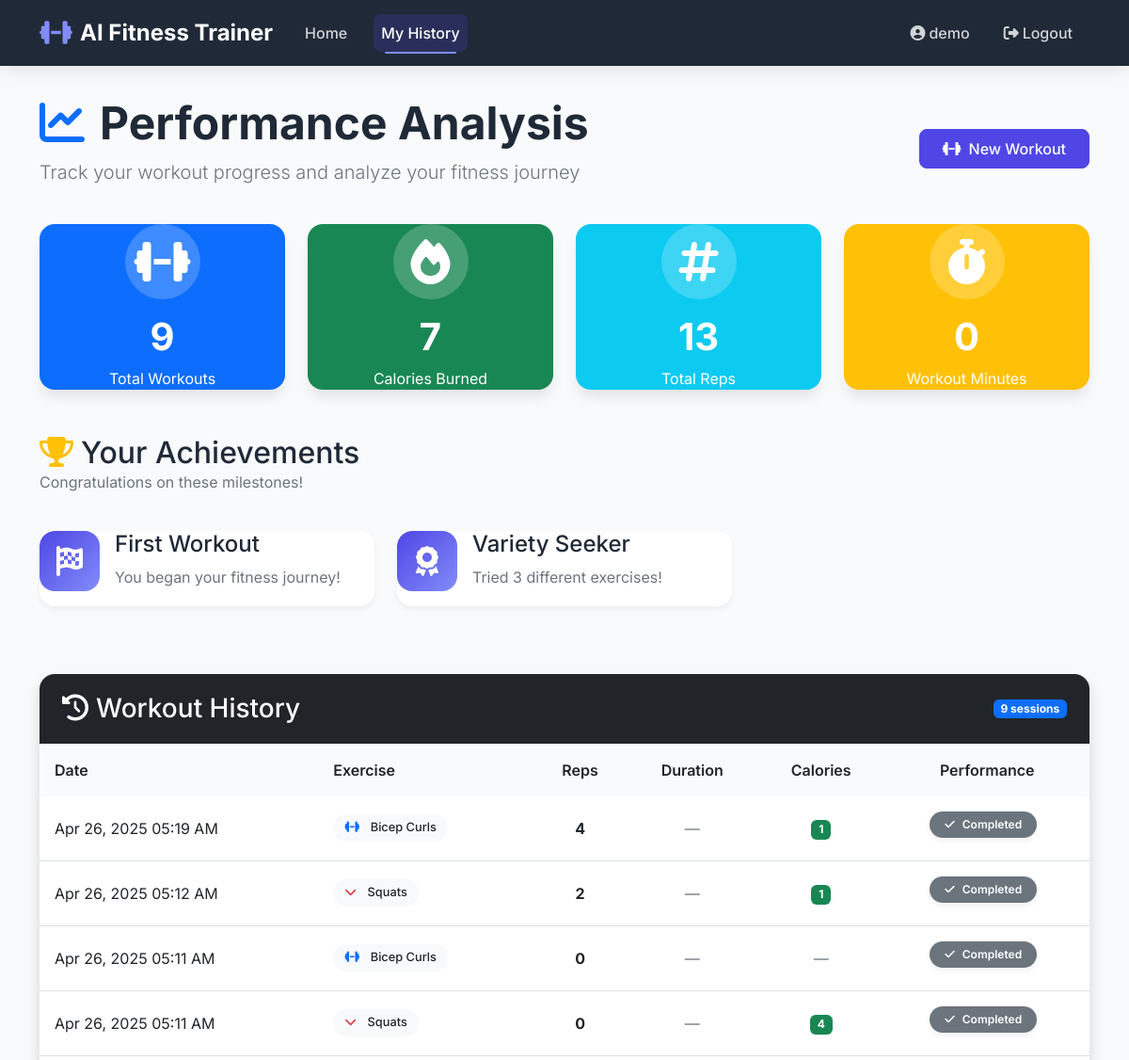
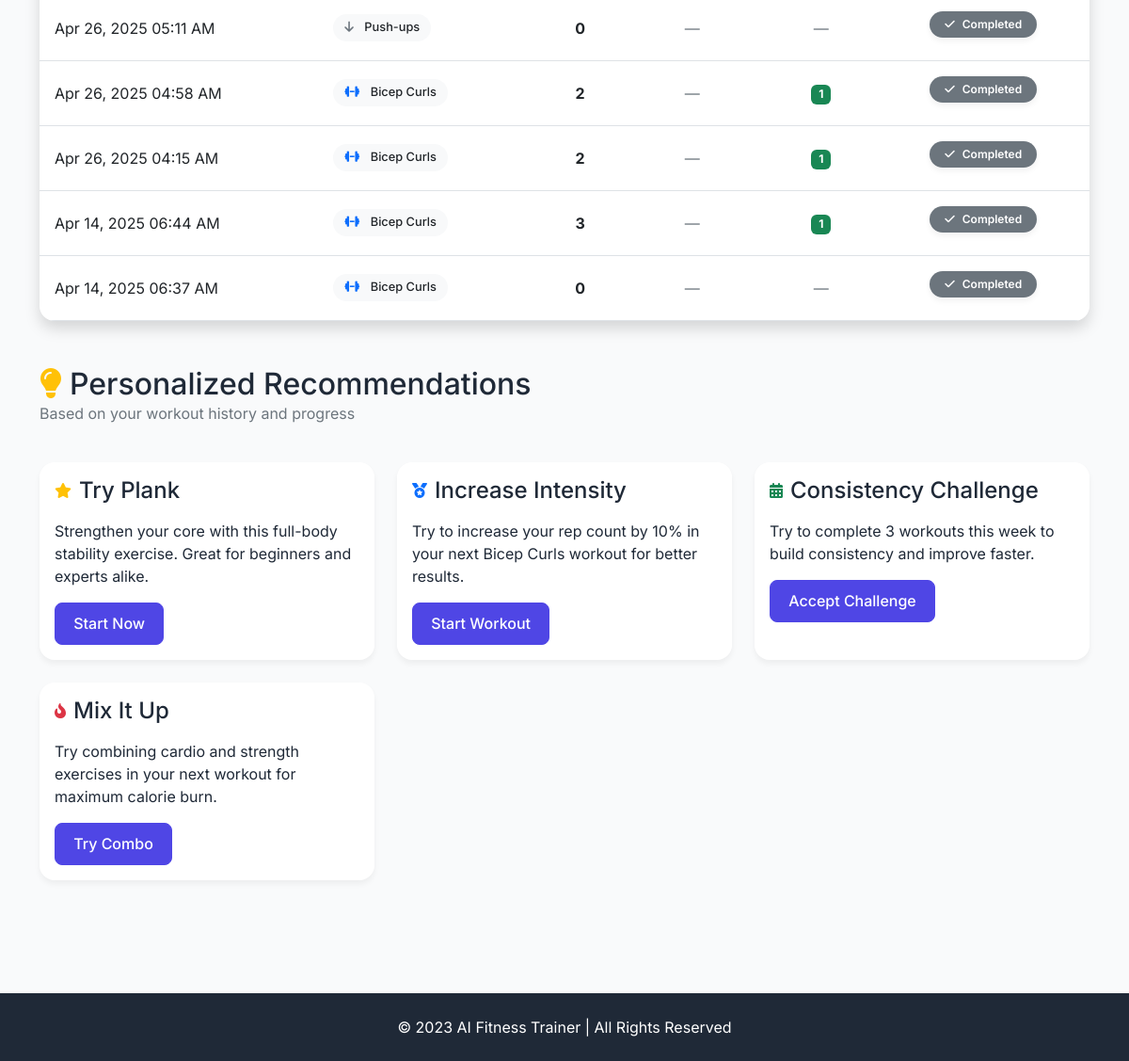
The page /history (signed in) on the database its author committed (2 pictures, top to bottom).
### backend/models.py (models this page shows, shortened)
class User(Base, UserMixin):
    __tablename__ = "users"
    id = Column(Integer, primary_key=True)
    username = Column(String(64), unique=True, nullable=False)
    email = Column(String(120), unique=True, nullable=False)
    password_hash = Column(String(128))
    first_name = Column(String(64))
    last_name = Column(String(64))
    height = Column(Float)  # in cm
    weight = Column(Float)  # in kg
    age = Column(Integer)
    created_at = Column(DateTime, default=datetime.utcnow)
    fitness_goals = Column(String(256))  # e.g. "weight loss, muscle gain, endurance"
    experience_level = Column(String(32))  # e.g. "beginner", "intermediate", "advanced"
    preferred_workout_days = Column(String(64))  # e.g. "Monday,Wednesday,Friday"
    profile_picture_url = Column(String(256))  # URL or path to profile picture
    workouts = relationship("WorkoutHistory", back_populates="user")

class WorkoutHistory(Base):
    __tablename__ = "workout_history"
    id = Column(Integer, primary_key=True)
    user_id = Column(Integer, ForeignKey("users.id"))
    exercise_type = Column(String(64), nullable=False)
    reps_completed = Column(Integer, default=0)
    duration = Column(Float, default=0)  # in seconds
    calories_burned = Column(Float, default=0)
    feedback = Column(String(256))
    completed_at = Column(DateTime, default=datetime.utcnow)
    user = relationship("User", back_populates="workouts")

### backend/app.py (the view)
@app.route('/history')
def history():
    db_session = get_session()
    user = db_session.query(User).filter_by(username="demo").first()
    if not user:
        user = User(username="demo", email="demo@example.com")
        user.set_password("demopassword")
        db_session.add(user)
        db_session.commit()
    workouts = db_session.query(WorkoutHistory).filter_by(
        user_id=user.id
    ).order_by(WorkoutHistory.completed_at.desc()).all()
    db_session.close()
    return render_template('history.html', workouts=workouts)

### templates/history.html (shortened to what this page needs)
{% extends "base.html" %}
{% block content %}
<div class="container">
    <div class="row mb-4 fade-in">
        <div class="col-lg-8">
            <h1 class="display-5 fw-bold"><i class="fas fa-chart-line me-3 text-primary"></i>Performance Analysis</h1>
            <p class="lead text-muted">Track your workout progress and analyze your fitness journey</p>
        </div>
        <div class="col-lg-4 text-lg-end align-self-center">
            <a href="{{ url_for('index') }}" class="btn btn-primary px-4 py-2">
                <i class="fas fa-dumbbell me-2"></i>New Workout
            </a>
        </div>
    </div>
    <div class="row mb-5">
        <div class="col-md-3 mb-4 mb-md-0 fade-in" style="animation-delay: 0.1s;">
            <div class="stat-card bg-primary text-white text-center h-100">
                <div class="card-body d-flex flex-column align-items-center">
                    <div class="stat-icon">
                        <i class="fas fa-dumbbell"></i>
                    </div>
                    <h2 class="stat-value">{{ workouts|length }}</h2>
                    <p class="mb-0">Total Workouts</p>
                </div>
            </div>
        </div>
        <div class="col-md-3 mb-4 mb-md-0 fade-in" style="animation-delay: 0.2s;">
            <div class="stat-card bg-success text-white text-center h-100">
                <div class="card-body d-flex flex-column align-items-center">
                    <div class="stat-icon">
                        <i class="fas fa-fire"></i>
                    </div>
                    <h2 class="stat-value">{{ workouts|sum(attribute='calories_burned')|round|int }}</h2>
                    <p class="mb-0">Calories Burned</p>
                </div>
            </div>
        </div>
        <div class="col-md-3 mb-4 mb-md-0 fade-in" style="animation-delay: 0.3s;">
            <div class="stat-card bg-info text-white text-center h-100">
                <div class="card-body d-flex flex-column align-items-center">
                    <div class="stat-icon">
                        <i class="fas fa-hashtag"></i>
                    </div>
                    <h2 class="stat-value">{{ workouts|sum(attribute='reps_completed')|int }}</h2>
                    <p class="mb-0">Total Reps</p>
                </div>
            </div>
        </div>
        <div class="col-md-3 fade-in" style="animation-delay: 0.4s;">
            <div class="stat-card bg-warning text-white text-center h-100">
                <div class="card-body d-flex flex-column align-items-center">
                    <div class="stat-icon">
                        <i class="fas fa-stopwatch"></i>
                    </div>
                    <h2 class="stat-value">{{ (workouts|sum(attribute='duration') / 60)|round|int }}</h2>
                    <p class="mb-0">Workout Minutes</p>
                </div>
            </div>
        </div>
    </div>
    {% if workouts %}
    <div class="row mb-5 fade-in" style="animation-delay: 0.5s;">
        <div class="col-12 mb-4">
            <h2 class="mb-0"><i class="fas fa-trophy text-warning me-2"></i>Your Achievements</h2>
            <p class="text-muted">Congratulations on these milestones!</p>
        </div>
        {% set total_reps = workouts|sum(attribute='reps_completed')|int %}
        {% set total_workouts = workouts|length %}
        {% set distinct_exercises = workouts|map(attribute='exercise_type')|unique|list|length %}
        {% if total_workouts >= 1 %}
        <div class="col-md-4 mb-4">
            <div class="achievement-card">
                <div class="card-body">
                    <div class="d-flex">
                        <div class="achievement-icon me-3">
                            <i class="fas fa-flag-checkered"></i>
                        </div>
                        <div>
                            <h4>First Workout</h4>
                            <p class="mb-0 text-muted">You began your fitness journey!</p>
                        </div>
                    </div>
                </div>
            </div>
        </div>
        {% endif %}
        {% if distinct_exercises >= 3 %}
        <div class="col-md-4 mb-4">
            <div class="achievement-card">
                <div class="card-body">
                    <div class="d-flex">
                        <div class="achievement-icon me-3">
                            <i class="fas fa-award"></i>
                        </div>
                        <div>
                            <h4>Variety Seeker</h4>
                            <p class="mb-0 text-muted">Tried {{ distinct_exercises }} different exercises!</p>
                        </div>
                    </div>
                </div>
            </div>
        </div>
        {% endif %}
    </div>
    <div class="card shadow mb-5 fade-in" style="animation-delay: 0.6s;">
        <div class="card-header bg-dark text-white d-flex justify-content-between align-items-center">
            <h3 class="mb-0"><i class="fas fa-history me-2"></i>Workout History</h3>
            <span class="badge bg-primary">{{ workouts|length }} sessions</span>
        </div>
        <div class="card-body p-0">
            <div class="table-responsive">
                <table class="table table-workout mb-0">
                    <thead>
                        <tr>
                            <th>Date</th>
                            <th>Exercise</th>
                            <th class="text-center">Reps</th>
                            <th class="text-center">Duration</th>
                            <th class="text-center">Calories</th>
                            <th class="text-center">Performance</th>
                        </tr>
                    </thead>
                    <tbody>
                        {% for workout in workouts %}
                        <tr>
                            <td>{{ workout.completed_at.strftime('%b %d, %Y %I:%M %p') }}</td>
                            <td>
                                <span class="badge bg-light text-dark badge-exercise">
                                    <i class="fas {{ exercise_icons[workout.exercise_type] if workout.exercise_type in exercise_icons else 'fa-running' }} me-2"></i>
                                    {{ workout.exercise_type }}
                                </span>
                            </td>
                            <td class="text-center fw-bold">{{ workout.reps_completed }}</td>
                            <td class="text-center">
                                {% if workout.duration %}
                                    <span class="badge bg-info text-white">{{ workout.duration|round(1) }}s</span>
                                {% else %}
                                    <span class="text-muted">—</span>
                                {% endif %}
                            </td>
                            <td class="text-center">
                                {% if workout.calories_burned %}
                                    <span class="badge bg-success text-white">{{ workout.calories_burned|round|int }}</span>
                                {% else %}
                                    <span class="text-muted">—</span>
                                {% endif %}
                            </td>
                            <td class="text-center">
                                {% if workout.reps_completed > 20 or workout.duration > 60 %}
                                    <span class="badge bg-success text-white badge-performance">
                                        <i class="fas fa-star"></i>Excellent
                                    </span>
                                {% elif workout.reps_completed > 10 or workout.duration > 30 %}
                                    <span class="badge bg-primary text-white badge-performance">
                                        <i class="fas fa-thumbs-up"></i>Good
                                    </span>
                                {% else %}
                                    <span class="badge bg-secondary text-white badge-performance">
                                        <i class="fas fa-check"></i>Completed
                                    </span>
                                {% endif %}
                            </td>
                        </tr>
                        {% endfor %}
                    </tbody>
                </table>
            </div>
        </div>
    </div>
    <div class="row fade-in" style="animation-delay: 0.7s;">
        <div class="col-12 mb-4">
            <h2 class="mb-0"><i class="fas fa-lightbulb text-warning me-2"></i>Personalized Recommendations</h2>
            <p class="text-muted">Based on your workout history and progress</p>
        </div>
        {% set exercises = workouts|map(attribute='exercise_type')|list %}
        {% if 'Plank' not in exercises %}
        <div class="col-md-4 mb-4">
            <div class="card h-100 progress-card">
                <div class="card-body">
                    <div class="d-flex align-items-center mb-3">
                        <i class="fas fa-star text-warning me-2"></i>
                        <h4 class="mb-0">Try Plank</h4>
                    </div>
                    <p>Strengthen your core with this full-body stability exercise. Great for beginners and experts alike.</p>
                    <a href="{{ url_for('index') }}" class="btn btn-primary">Start Now</a>
                </div>
            </div>
        </div>
        {% endif %}
        {% if exercises|length > 1 %}
        <div class="col-md-4 mb-4">
            <div class="card h-100 progress-card">
                <div class="card-body">
                    <div class="d-flex align-items-center mb-3">
                        <i class="fas fa-medal text-primary me-2"></i>
                        <h4 class="mb-0">Increase Intensity</h4>
                    </div>
                    <p>Try to increase your rep count by 10% in your next {{ exercises[-1] }} workout for better results.</p>
                    <a href="{{ url_for('index') }}" class="btn btn-primary">Start Workout</a>
                </div>
            </div>
        </div>
        {% endif %}
        <div class="col-md-4 mb-4">
            <div class="card h-100 progress-card">
                <div class="card-body">
                    <div class="d-flex align-items-center mb-3">
                        <i class="fas fa-calendar-alt text-success me-2"></i>
                        <h4 class="mb-0">Consistency Challenge</h4>
                    </div>
                    <p>Try to complete 3 workouts this week to build consistency and improve faster.</p>
                    <a href="{{ url_for('index') }}" class="btn btn-primary">Accept Challenge</a>
                </div>
            </div>
        </div>
        <div class="col-md-4 mb-4">
            <div class="card h-100 progress-card">
                <div class="card-body">
                    <div class="d-flex align-items-center mb-3">
                        <i class="fas fa-fire-alt text-danger me-2"></i>
                        <h4 class="mb-0">Mix It Up</h4>
                    </div>
                    <p>Try combining cardio and strength exercises in your next workout for maximum calorie burn.</p>
                    <a href="{{ url_for('index') }}" class="btn btn-primary">Try Combo</a>
                </div>
            </div>
        </div>
    </div>
    {% endif %}
</div>
{% endblock %}

### templates/base.html (shortened to what this page needs)
<!DOCTYPE html>
<html lang="en">
<head>
    <link href="https://cdn.jsdelivr.net/npm/bootstrap@5.2.3/dist/css/bootstrap.min.css" rel="stylesheet">
    <link href="https://cdnjs.cloudflare.com/ajax/libs/font-awesome/6.1.1/css/all.min.css" rel="stylesheet">
</head>
<body>
    <nav class="navbar navbar-expand-lg navbar-dark">
        <div class="container">
            <a class="navbar-brand" href="{{ url_for('index') }}">
                <i class="fas fa-dumbbell me-2"></i>AI Fitness Trainer
            </a>
            <div class="collapse navbar-collapse" id="navbarNav">
                <ul class="navbar-nav me-auto">
                    <li class="nav-item">
                        <a class="nav-link {% if request.path == url_for('index') %}active{% endif %}"
                           href="{{ url_for('index') }}">Home</a>
                    </li>
                    {% if current_user.is_authenticated %}
                    <li class="nav-item">
                        <a class="nav-link {% if request.path == url_for('history') %}active{% endif %}"
                           href="{{ url_for('history') }}">My History</a>
                    </li>
                    {% endif %}
                </ul>
                <ul class="navbar-nav">
                    {% if current_user.is_authenticated %}
                    <li class="nav-item">
                        <a class="nav-link {% if request.path == url_for('profile') %}active{% endif %}"
                           href="{{ url_for('profile') }}">
                            <i class="fas fa-user-circle me-1"></i>{{ current_user.username }}
                        </a>
                    </li>
                    <li class="nav-item">
                        <a class="nav-link" href="{{ url_for('logout') }}">
                            <i class="fas fa-sign-out-alt me-1"></i>Logout
                        </a>
                    </li>
                    {% endif %}
                </ul>
            </div>
        </div>
    </nav>
    <div class="page-container">
        {% block content %}{% endblock %}
    </div>
    <footer class="text-center py-4">
        <div class="container">
            <p class="mb-0">&copy; 2023 AI Fitness Trainer | All Rights Reserved</p>
        </div>
    </footer>
</body>
</html>

### rows shown on the page
User: username "demo"
WorkoutHistory: completed_at "Apr 26, 2025 05:19 AM", exercise_type "Bicep Curls", reps_completed "4", calories_burned "1", duration 0 (drawn)
WorkoutHistory: completed_at "Apr 26, 2025 05:12 AM", exercise_type "Squats", reps_completed "2", calories_burned "1", duration 0 (drawn)
WorkoutHistory: completed_at "Apr 26, 2025 05:11 AM", exercise_type "Bicep Curls", reps_completed "0", duration 0 (drawn)
WorkoutHistory: completed_at "Apr 26, 2025 05:11 AM", exercise_type "Squats", reps_completed "0", calories_burned "4", duration 0 (drawn)
WorkoutHistory: completed_at "Apr 26, 2025 05:11 AM", exercise_type "Push-ups", reps_completed "0", duration 0 (drawn)
WorkoutHistory: completed_at "Apr 26, 2025 04:58 AM", exercise_type "Bicep Curls", reps_completed "2", calories_burned "1", duration 0 (drawn)
WorkoutHistory: completed_at "Apr 26, 2025 04:15 AM", exercise_type "Bicep Curls", reps_completed "2", calories_burned "1", duration 0 (drawn)
WorkoutHistory: completed_at "Apr 14, 2025 06:44 AM", exercise_type "Bicep Curls", reps_completed "3", calories_burned "1", duration 0 (drawn)
WorkoutHistory: completed_at "Apr 14, 2025 06:37 AM", exercise_type "Bicep Curls", reps_completed "0", duration 0 (drawn)

### other values the page prints
{{ workouts|length }} "9"
{{ workouts|sum(attribute='calories_burned')|round|int }} "7"
{{ workouts|sum(attribute='reps_completed')|int }} "13"
{{ (workouts|sum(attribute='duration') / 60)|round|int }} "0"
{{ distinct_exercises }} "3"
